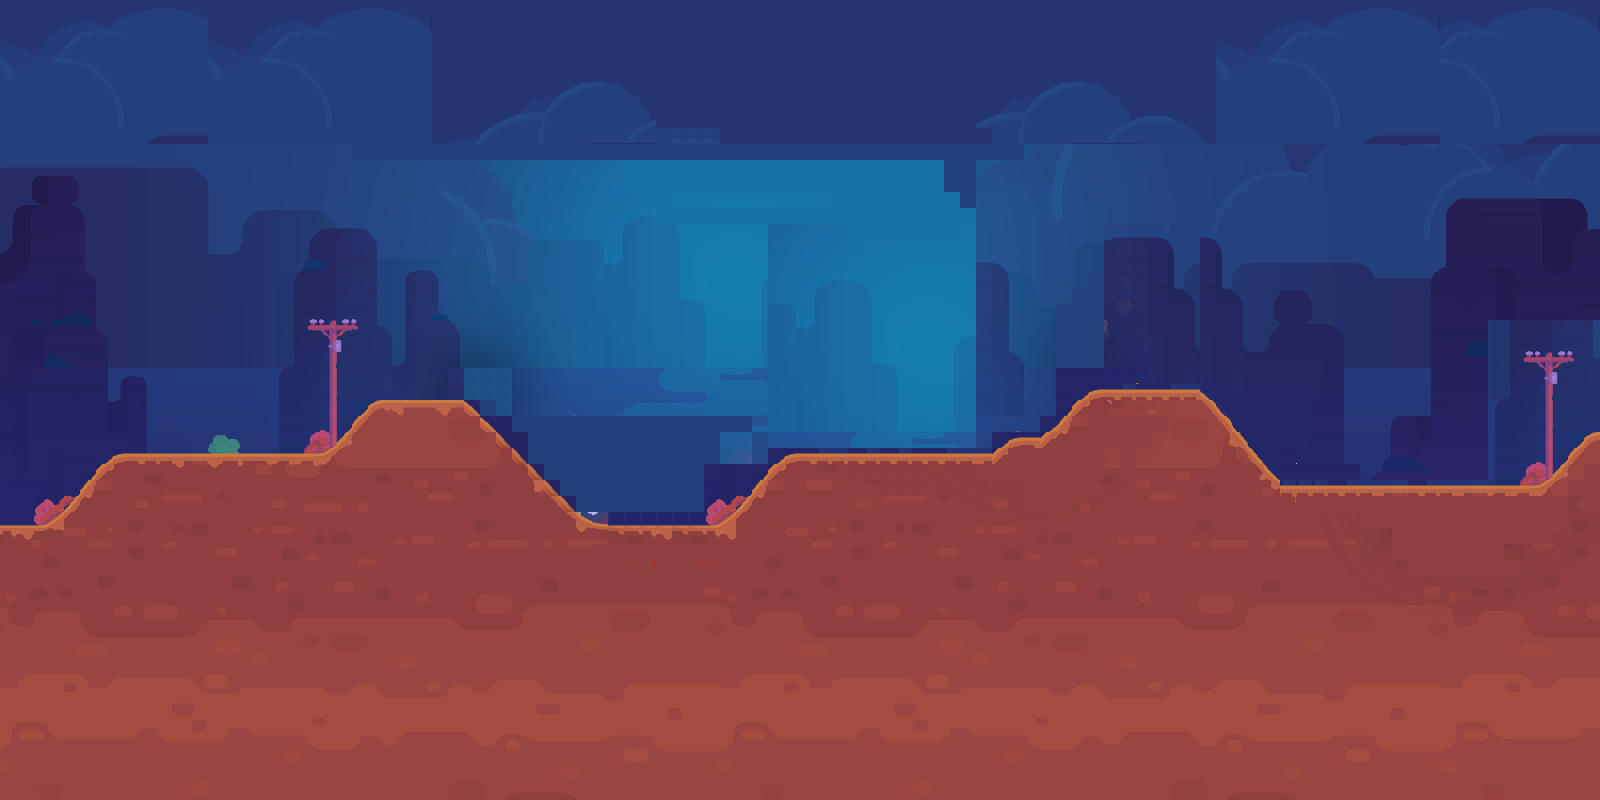

This game map was drawn from its Tiled (.tmx) file and the tilesets committed beside it. A one-line description and the trimmed map source follow:
An orthogonal 100x50 tile map with 16x16 px tiles, 2 tile layers (background, graphics) and 3 objects.

<map version="1.9" tiledversion="1.9.2" orientation="orthogonal" renderorder="right-down" width="100" height="50" tilewidth="16" tileheight="16" infinite="0" nextlayerid="4" nextobjectid="7">
 <tileset firstgid="1" source="tileset_level.tsx" />
 <layer id="1" name="background" width="100" height="50">
  <data>[5000 cells, 5000 non-empty, 1 distinct tile ids]</data>
 </layer>
 <layer id="3" name="graphics" width="100" height="50">
  <data>[5000 cells, 5000 non-empty, 3712 distinct tile ids]</data>
 </layer>
 <objectgroup id="2" name="ground">
  <object id="1" x="1.49938" y="525.223">
   <polygon points="-1.01136,-25.6364 -0.999375,273.777 1598.5,273.777 1598.5,-92.9243 1592,-92.6745 1582.76,-87.4288 1565.77,-67.4451 1549.78,-47.9609 1540.79,-42.7152 1533.04,-40.467 1517.55,-40.2172 1356.65,-40.7168 1280.2,-40.467 1200,-134.141 1094.07,-135.39 1084.82,-130.644 1063.83,-110.16 1049.34,-95.6721 1037.6,-88.428 1015.37,-87.6786 1007.37,-85.1806 991.63,-72.1912 788.757,-71.4418 783.76,-68.694 768.52,-57.2034 726.796,-7.74369 717.052,-1.99837 699.245,0.0458615 602.623,-0.74817 593.379,-2.74776 575.89,-12.1144 490.568,-98.044 464.46,-123.899 443.223,-124.898 375.765,-124.399 368.769,-120.652 348.532,-96.921 331.293,-77.4369 318.8,-71.8783 303.061,-71.6912 236.852,-71.9414 117.177,-71.9414 109.681,-67.1953 103.935,-61.2001 102.578,-60.0254 95.2781,-52.7719 94.1911,-50.9585 85.6964,-43.4646 73.2042,-26.2286 54.9656,-7.99349 42.1161,-0.255071 -0.902155,0.145192" />
  </object>
  <object id="4" x="56.3125" y="517.438">
   <polyline points="0,0 -12.8125,7.5625 -56.25,7.625 -56.3125,-517.438 1543.69,-517.438 1543.56,-85.4375" />
  </object>
  <object id="6" x="77.6364" y="495.455">
   <polygon points="0,0 -21.0909,21.6364 -34,29.6364 -77.0909,30 -77.4545,56.1818 1.45455,55.6364" />
  </object>
 </objectgroup>
</map>